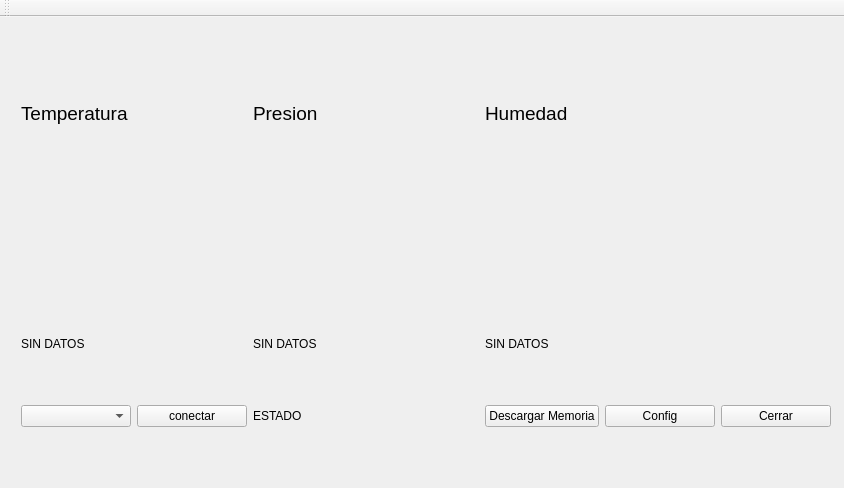
<?xml version="1.0" encoding="UTF-8"?>
<ui version="4.0">
 <class>MainWindow</class>
 <widget class="QMainWindow" name="MainWindow">
  <property name="geometry">
   <rect>
    <x>0</x>
    <y>0</y>
    <width>844</width>
    <height>488</height>
   </rect>
  </property>
  <property name="windowTitle">
   <string>MainWindow</string>
  </property>
  <widget class="QWidget" name="centralWidget">
   <widget class="QLabel" name="label_Hora">
    <property name="geometry">
     <rect>
      <x>9</x>
      <y>9</y>
      <width>281</width>
      <height>16</height>
     </rect>
    </property>
    <property name="text">
     <string/>
    </property>
   </widget>
   <widget class="QWidget" name="">
    <property name="geometry">
     <rect>
      <x>10</x>
      <y>30</y>
      <width>832</width>
      <height>391</height>
     </rect>
    </property>
    <layout class="QGridLayout" name="gridLayout">
     <item row="3" column="2">
      <widget class="QLabel" name="label_estado">
       <property name="text">
        <string>ESTADO</string>
       </property>
      </widget>
     </item>
     <item row="0" column="2">
      <widget class="QLabel" name="Presion">
       <property name="font">
        <font>
         <pointsize>14</pointsize>
        </font>
       </property>
       <property name="text">
        <string>Presion</string>
       </property>
      </widget>
     </item>
     <item row="0" column="4">
      <widget class="QLabel" name="Humedad">
       <property name="font">
        <font>
         <pointsize>14</pointsize>
        </font>
       </property>
       <property name="text">
        <string>Humedad</string>
       </property>
      </widget>
     </item>
     <item row="1" column="0" colspan="2">
      <widget class="QLabel" name="TemperaturaPic">
       <property name="text">
        <string/>
       </property>
       <property name="pixmap">
        <pixmap resource="imagenes.qrc">:/images/Imagenes/slight_drizzle_256.png</pixmap>
       </property>
       <property name="scaledContents">
        <bool>true</bool>
       </property>
      </widget>
     </item>
     <item row="1" column="4" colspan="3">
      <widget class="QLabel" name="label_4">
       <property name="text">
        <string/>
       </property>
       <property name="pixmap">
        <pixmap resource="imagenes.qrc">:/images/Imagenes/Humidity-icon.png</pixmap>
       </property>
       <property name="scaledContents">
        <bool>true</bool>
       </property>
      </widget>
     </item>
     <item row="1" column="2" colspan="2">
      <widget class="QLabel" name="label_2">
       <property name="text">
        <string/>
       </property>
       <property name="pixmap">
        <pixmap resource="imagenes.qrc">:/images/Imagenes/unnamed.png</pixmap>
       </property>
       <property name="scaledContents">
        <bool>true</bool>
       </property>
      </widget>
     </item>
     <item row="2" column="2">
      <widget class="QLabel" name="label_Presion">
       <property name="text">
        <string>SIN DATOS</string>
       </property>
      </widget>
     </item>
     <item row="2" column="4">
      <widget class="QLabel" name="label_Humedad">
       <property name="text">
        <string>SIN DATOS</string>
       </property>
      </widget>
     </item>
     <item row="3" column="0">
      <widget class="QComboBox" name="comboBox"/>
     </item>
     <item row="3" column="1">
      <widget class="QPushButton" name="conectar">
       <property name="text">
        <string>conectar</string>
       </property>
      </widget>
     </item>
     <item row="2" column="0">
      <widget class="QLabel" name="label_Temperatura">
       <property name="text">
        <string>SIN DATOS</string>
       </property>
      </widget>
     </item>
     <item row="3" column="5">
      <widget class="QPushButton" name="pushButton">
       <property name="text">
        <string>Config</string>
       </property>
      </widget>
     </item>
     <item row="3" column="6">
      <widget class="QPushButton" name="pushButton_Cerrar">
       <property name="text">
        <string>Cerrar</string>
       </property>
      </widget>
     </item>
     <item row="0" column="0">
      <widget class="QLabel" name="label_3">
       <property name="font">
        <font>
         <pointsize>14</pointsize>
        </font>
       </property>
       <property name="text">
        <string>Temperatura</string>
       </property>
      </widget>
     </item>
     <item row="3" column="4">
      <widget class="QPushButton" name="pushButton_PedirMemoria">
       <property name="text">
        <string>Descargar Memoria</string>
       </property>
      </widget>
     </item>
    </layout>
   </widget>
  </widget>
  <widget class="QToolBar" name="mainToolBar">
   <attribute name="toolBarArea">
    <enum>TopToolBarArea</enum>
   </attribute>
   <attribute name="toolBarBreak">
    <bool>false</bool>
   </attribute>
  </widget>
  <action name="actionConfig">
   <property name="text">
    <string>Config</string>
   </property>
  </action>
 </widget>
 <layoutdefault spacing="6" margin="11"/>
 <resources>
  <include location="imagenes.qrc"/>
 </resources>
 <connections/>
</ui>
